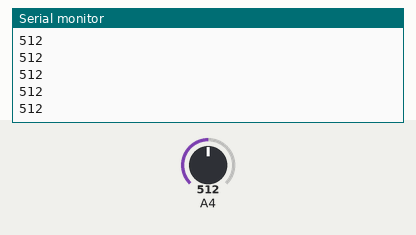
The sketch below on a simulated Arduino Mega 2560, built with avr-gcc and run on an emulated ATmega2560. On the bench: the last lines printed to the serial monitor. Inputs (shaded band) come from the test bench; at power-on: A4 = 512.

Above: at 1.2 s.
1.3 s: A4 set to 716
At 1.9 s:
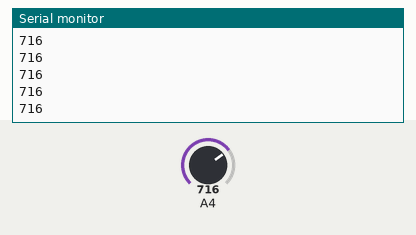
2.8 s: A4 set to 900
At 3.4 s:
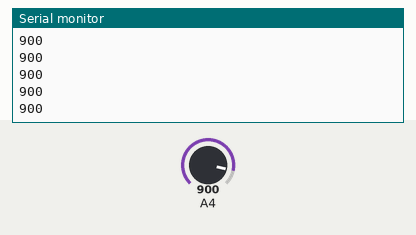
Timing chart, 0 to 5.7 s (numbered marks = the images above; inputs shaded):
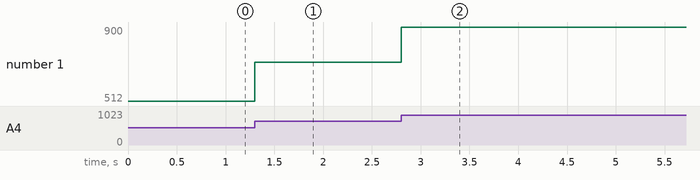

Measured:
- after the input at 1.3 s, the serial monitor: prints a new line at once (image 1)
- after the input at 2.8 s, the serial monitor: prints a new line at once (image 2)
- plotted number 1: 512 → 716 after the input at 1.3 s, 716 → 900 after the input at 2.8 s

The sketch:

sound_sensor.ino
```cpp
#define _MIC_36 36 // ADC1_CH0 pin(SENSOR_VP, GPIO36) 매크로 지정
void setup() {
  Serial.begin(115200);
}

void loop() {
  Serial.println(analogRead(_MIC_36)); // MIC 입력 값 출력
  delay(2);
}
```
